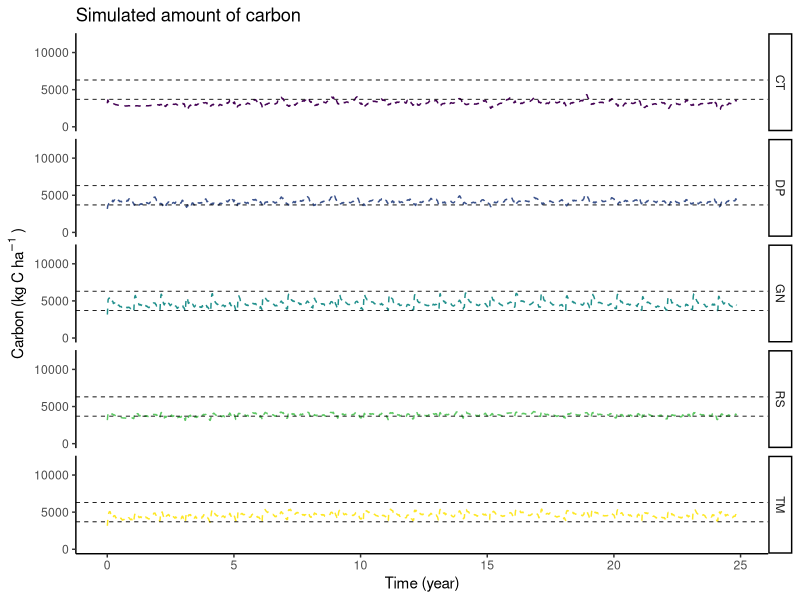

Generate this figure with R:
# Remove all variables
rm(list=ls(all = TRUE))
# Clear the console window
cat("\014") 
library("ggplot2")
library("deSolve")


climate<-read.csv("climate_file.csv", sep=";")

################################################################################
# BEGIN SAMM FUNCTION

# Functions that are needed in the model

RateModTempExp <- function(Temp){
  rateMod <- 2^((Temp-20)/10)
  return(rateMod)
}

RateModWater <- function(pF){
  corr_M = 1
  if(pF>=2.5){corr_M = (1.625-pF/4) }
  if(pF>=6.5){corr_M = 0}
  if(pF<=1.5){corr_M=(0.6+0.4 * pF/1.5)}
  if(pF<=0){corr_M=0.6}
  return(corr_M)
}

CUE_CN_LMW <- function(LMW_C,LMW_N,CUE_LMW){
  CUE_Sinsabaugh_linear= (((1E-6+LMW_C)/(LMW_N+1E-10))^(-1)) * 13.4 # Formula  extracted from Campbell 2016
  if(is.nan(CUE_Sinsabaugh_linear)){CUE_Sinsabaugh_linear<-0}
  if(is.na(CUE_Sinsabaugh_linear)){CUE_Sinsabaugh_linear<-0}
  if(CUE_Sinsabaugh_linear>1){CUE_Sinsabaugh_linear=1}
  return(CUE_LMW*CUE_Sinsabaugh_linear)
}




# This is SAMM model v1.0

SAMMv1 <- function(Time, State, Pars, Weather){
  with(as.list(c(State, Pars)),{
    
    ############################################################################
    # Set all external driving variables needed to calculate the flows
    ############################################################################
    
    # For the calculation of leaching
    WC_theta = Weather$Simulated_WC_theta[floor(Time)]
    H2O_content=(WC_theta * simulated_depth * 10000) * 1000 #H2O content in kg/ha
    simulated_leaching_m=Weather$Simulated.leaching..mm.[floor(Time)]	/1000	 # leaching converted from mm to m
    H2O_leached=(simulated_leaching_m) * 10000 * 1000 #H2O leached in kg/ha
    
    # Soil temperature and moisture
    temperature=Weather$mean_temp_7.5cm[floor(Time)]
    pF=Weather$pF_from_theta[floor(Time)]
    
    # Calculate the rate modifiers
    corr_F =RateModWater(pF) * RateModTempExp(temperature)
    
    # Calculate the helper variables
    p_LAB = STR_C * pc_STR_LAB/LAB_C # New version - 12.12.2020
    if(p_LAB>1){p_LAB=1	}
    
    a_MIC = max(MIC_C/(K_M_MIC_C+MIC_C),0.05) 
    
    
    
    
    ############################################################################
    # Computing the Carbon flows between pools
    ############################################################################    
    
    STR_C_to_CO2 = STR_C * k_STR * a_MIC * (1-CUE_STR) * corr_F 
    
    STR_C_to_LMW_C = STR_C * k_STR * a_MIC * (CUE_STR) * corr_F
    
    LAB_C_to_CO2 = LAB_C * k_LAB * (1-p_LAB) * a_MIC * (1-CUE_LAB) * corr_F 
    
    LAB_C_to_LMW_C = LAB_C * k_LAB * a_MIC * (1-p_LAB) * (CUE_LAB) * corr_F 
    
    LMW_C_to_CO2 = mu_max * LMW_C * a_MIC * (1-CUE_CN_LMW(LMW_C,LMW_N,CUE_LMW)) * corr_F 
    
    LMW_C_to_MIC_C = mu_max * LMW_C * a_MIC * CUE_CN_LMW(LMW_C,LMW_N,CUE_LMW) * corr_F
    
    STR_C_to_AggSTR_C = min((LMW_C_to_MIC_C+NonMicAgg) * aggfactSTR_C,STR_C) 
    
    LAB_C_to_AggLAB_C = min(STR_C_to_AggSTR_C * pc_STR_LAB,LAB_C)
    
    MAO_C_to_AggMAO_C = min((LMW_C_to_MIC_C+NonMicAgg) * aggfactMAO_C,MAO_C) 
    
    AggSTR_C_to_STR_C = AggSTR_C * kAgg * corr_F
    
    AggLAB_C_to_LAB_C = AggLAB_C * kAgg * corr_F
    
    AggMAO_C_to_MAO_C = AggMAO_C  * kAgg * corr_F
    
    MIC_C_to_CO2 = MIC_C * m_MIC * corr_F
    
    MIC_C_to_MAO_C= f_MICMAOM * MIC_C * k_MIC * corr_F
    
    MIC_C_to_LMW_C= (1-f_MICMAOM) * MIC_C * k_MIC * corr_F
    
    MAO_C_to_LMW_C= MAO_C * k_MAO * a_MIC * corr_F  
    
    
    # leaching from external driver (HYDRUS 1D)
    H2O_LMW_C_concentration=(LMW_C)/H2O_content
    
    LMW_C_leaching= H2O_leached * H2O_LMW_C_concentration
    
    if (LMW_C_leaching>(LMW_C * 0.95)){
      LMW_C_leaching= LMW_C * 0.95	#not more than 95% can be leached
    }
    
    LMW_C_to_MAO_C = LMW_C * K_LMW_MAO * (MAO_C_max-MAO_C)/MAO_C_max * corr_F 
    #MAO_C_to_LMW_CDesorption = MAO_C * KMaoc_to_DocDesorption * (MAO_C/MAO_C_max) * corr_F 
    MAO_C_to_LMW_CDesorption = 0 # Deactivated desorption for now, to reduce equifinality and it is essentially the same as MAO_C_to_LMW_C
    
    
    
    ############################################################################
    # Computing changes in pool sizes dP/dt for Carbon
    ############################################################################  
    
    dSTR_C = -STR_C_to_LMW_C -STR_C_to_CO2 -STR_C_to_AggSTR_C +AggSTR_C_to_STR_C
    
    dLAB_C = -LAB_C_to_LMW_C -LAB_C_to_CO2 -LAB_C_to_AggLAB_C +AggLAB_C_to_LAB_C
    
    dLMW_C = +STR_C_to_LMW_C +LAB_C_to_LMW_C +MIC_C_to_LMW_C +MAO_C_to_LMW_C +
      -LMW_C_to_CO2 -LMW_C_to_MIC_C -LMW_C_to_MAO_C +MAO_C_to_LMW_CDesorption -LMW_C_leaching
    
    dMIC_C = +LMW_C_to_MIC_C -MIC_C_to_CO2 -MIC_C_to_MAO_C -MIC_C_to_LMW_C
    
    dMAO_C = +MIC_C_to_MAO_C +LMW_C_to_MAO_C -MAO_C_to_LMW_CDesorption -MAO_C_to_LMW_C -MAO_C_to_AggMAO_C +AggMAO_C_to_MAO_C
    
    dAggSTR_C = +STR_C_to_AggSTR_C -AggSTR_C_to_STR_C
    
    dAggLAB_C = +LAB_C_to_AggLAB_C -AggLAB_C_to_LAB_C
    
    dAggMAO_C = +MAO_C_to_AggMAO_C -AggMAO_C_to_MAO_C
    
    #adding CO2 for mass balance equation
    dCO2 = +MIC_C_to_CO2 +LMW_C_to_CO2 +LAB_C_to_CO2 +STR_C_to_CO2
    
    dLeachC = +LMW_C_leaching
    
    
    ############################################################################
    # Computing the Nitrogen flows between pools
    ############################################################################
    
    LAB_N_to_LMW_N = LAB_N * k_LAB * a_MIC * (1-p_LAB) * corr_F		
    if (LAB_N_to_LMW_N<0){LAB_N_to_LMW_N= 0}
    
    LMW_N_to_Mic_N = mu_max * LMW_N * a_MIC * corr_F		
    
    MIC_N_to_MAO_N =  f_MICMAOM * MIC_N * k_MIC * corr_F 
    
    MIC_N_to_LMW_N = (1-f_MICMAOM) * MIC_N * k_MIC * corr_F 
    
    MAO_N_to_LMW_N = MAO_N * k_MAO * a_MIC * corr_F 
    
    LMW_N_to_MAO_N = LMW_C_to_MAO_C * (LMW_N/LMW_C)
    
    MAO_to_LMW_NDesorption = MAO_C_to_LMW_CDesorption * (MAO_N/MAO_C) # Desorped at same rate, atm 0
    
    LAB_N_to_AggLAB_N = LAB_C_to_AggLAB_C * (LAB_N/LAB_C)
    
    MAO_N_to_AggMAO_N = MAO_C_to_AggMAO_C * (MAO_N/MAO_C)
    
    AggLAB_N_to_LAB_N = AggLAB_N * kAgg * corr_F
    
    AggMAO_N_to_MAO_N = AggMAO_N * kAgg * corr_F
    
    
    
    H2O_LMW_N_concentration=(LMW_N)/H2O_content
    LMW_N_leaching= H2O_leached * H2O_LMW_N_concentration
    if (LMW_N_leaching>(LMW_N * 0.95)){
      LMW_N_leaching= LMW_N * 0.95	#not more than 95% can be leached
    }
    
    
    # Calculate LMW_N release and immobilization    
    MicLMW_NRelease = 0
    MIC_CN= (MIC_C+1E-10)/(MIC_N+1E-11)
    if (MIC_CN<MicMinCN){
      MicLMW_NRelease=0.5 * (MIC_N-(MIC_C/MicMinCN)) 
    }
    
    MicLMW_NImmobilization = 0
    max_MicLMW_NImmobilization = LMW_N * 0.5
    LMW_N_need = (MIC_C/MicMaxCN)-MIC_N
    if (LMW_N_need>0){
      MicLMW_NImmobilization= max_MicLMW_NImmobilization      
    }
    if (max_MicLMW_NImmobilization>LMW_N_need){
      MicLMW_NImmobilization = LMW_N_need      
    }
    
    
    
    
    ############################################################################
    # Computing changes in pool sizes dP/dt for Nitrogen
    ############################################################################
    dLAB_N = -LAB_N_to_LMW_N -LAB_N_to_AggLAB_N +AggLAB_N_to_LAB_N
    dLMW_N = +LAB_N_to_LMW_N -LMW_N_to_Mic_N +MIC_N_to_LMW_N +MAO_N_to_LMW_N +MicLMW_NRelease -MicLMW_NImmobilization -LMW_N_to_MAO_N +
      + MAO_to_LMW_NDesorption -LMW_N_leaching
    dMIC_N = +LMW_N_to_Mic_N -MIC_N_to_MAO_N -MIC_N_to_LMW_N -MicLMW_NRelease +MicLMW_NImmobilization
    dMAO_N =  +MIC_N_to_MAO_N +LMW_N_to_MAO_N -MAO_to_LMW_NDesorption -MAO_N_to_LMW_N -MAO_N_to_AggMAO_N +AggMAO_N_to_MAO_N
    
    dAggLAB_N = LAB_N_to_AggLAB_N -AggLAB_N_to_LAB_N
    dAggMAO_N = MAO_N_to_AggMAO_N -AggMAO_N_to_MAO_N
    
    
    
    ############################################################################
    # The change of Litterbag pools for calibration
    ############################################################################
    dLitterBagSTR_C= -LitterBagSTR_C * k_STR * a_MIC * corr_F 
    
    # Calculate the helper variables
    LitterBagSTR_CLAB_CProtection = LitterBagSTR_C * pc_STR_LAB/LitterBagLAB_C # New version - 12.12.2020
    if(LitterBagSTR_CLAB_CProtection>1){LitterBagSTR_CLAB_CProtection=1	}
    
    dLitterBagLAB_C= -LitterBagLAB_C * (1-LitterBagSTR_CLAB_CProtection) * k_LAB * a_MIC * corr_F 
    dLitterBagLAB_N= -LitterBagLAB_N * (1-LitterBagSTR_CLAB_CProtection) * k_LAB * a_MIC * corr_F 
    
    
    
    ############################################################################
    # The application of organic resources
    ############################################################################   
    
    #empty Litterbag pool at end of year to make room for new 
    if(floor(Time) %in% (c(382,759,1125,1490,1874,2231,2596,2961,3323,3688,4049,4414,4779,5144,5509,5874,6240,6605,6970,7335,7702,8068,8432,8797,9162)-13)){
      dLitterBagSTR_C= - LitterBagSTR_C * 0.99999
      dLitterBagLAB_C= - LitterBagLAB_C * 0.99999
      dLitterBagLAB_N= - LitterBagLAB_N * 0.99999
    }
    
    # Add litter at the right dates
    if(floor(Time) %in% c(1,382,759,1125,1490,1874,2231,2596,2961,3323,3688,4049,4414,4779,5144,5509,5874,6240,6605,6970,7335,7702,8068,8432,8797,9162)){
      
      dSTR_C = dSTR_C+LitterC * LitterStructuralPercent
      dLAB_C = dLAB_C+ LitterC * (1-LitterStructuralPercent)
      dLAB_N =dLAB_N+LitterN
      
      dLitterBagSTR_C=dLitterBagSTR_C+LitterC * LitterStructuralPercent
      dLitterBagLAB_C=dLitterBagLAB_C+LitterC * (1-LitterStructuralPercent)
      dLitterBagLAB_N=dLitterBagLAB_N+LitterN
      
    }else{
      
      ############################################################################
      # The mass balance is checked on DaysWhere not residue input occur
      ############################################################################     
      
      if(abs(dSTR_C+dLAB_C+dLMW_C+dMIC_C+dMAO_C+dAggSTR_C+dAggLAB_C+dAggMAO_C+dCO2+dLeachC)>0.001){
        # If the mass balance is not closed, an error message is produced
        print(floor(Time))
        stop("Error: the mass balance C is not closed")
      }
      if(abs(dLAB_N+dLMW_N+dMIC_N+dMAO_N+dAggLAB_N+dAggMAO_N+LMW_N_leaching)>0.001){
        # If the mass balance is not closed, an error message is produced
        print(floor(Time))
        stop("Error: the mass balance N is not closed")
      }
      
    }
    
    
    
    ############################################################################
    # The addition of daily C is done
    ############################################################################   
    
    if ((floor(Time)  > 1)){
      dSTR_C = dSTR_C + Daily_Litter_C * Daily_LitterSTR_C
      dLAB_C = dLAB_C + Daily_Litter_C * (1-Daily_LitterSTR_C)
      dLAB_N = dLAB_N + (Daily_Litter_C/Daily_Litter_CN)
    }
    
    
    return(list(c(dSTR_C,
                  dLAB_C,
                  dLMW_C,
                  dMIC_C,
                  dMAO_C,
                  dAggSTR_C,
                  dAggLAB_C,
                  dAggMAO_C,
                  dLAB_N,
                  dLMW_N,
                  dMIC_N,
                  dMAO_N,
                  dAggLAB_N,
                  dAggMAO_N,
                  dLitterBagSTR_C,
                  dLitterBagLAB_C,
                  dLitterBagLAB_N
    )))
  })
}



################################################################################
# END SAMM FUNCTION













# --------------------------
# The parameters are defined
# --------------------------
parameters <- c(
  
  # [Turnover Rates]
  k_STR	= 0.0031,	  # Depolimerisation of Structural litter (d-1 kgC-1)
  k_LAB	= 0.0366,	    # Depolimerisation of Metabolic litter (d-1 kgC-1)
  k_MIC	= 0.007,	          # Microbial death respiration	(d-1)
  k_MAO =	0.0041,	            # MAOM decompositions rate (d-1)
  mu_max	= 0.337,        # Maximum daily uptake by microbes	(d-1 kgC-1) from WANG 2013 MEND MODEL
  kAgg =	0.0323,               #	kAgg decomposition rate (d-1)
  K_M_MIC_C	= 66.8,               #	MIC halt saturation constent (kgC ha-1) estimated half saturation constant
  m_MIC =	0.00064,    # Microbial maintainance respiration	(d-1)
  K_LMW_MAO = 0.018,
  c_SORP = 0.049, # new value based on Georgiou et al. (2025) for 1:1 clay minerals
  
  
  # [CUEs]		
  CUE_STR =	0.65,	
  CUE_LAB	= 0.73,	
  CUE_LMW	= 0.6,	
  
  #[other parameters]		
  MicMinCN = 5.72,
  MicMaxCN = 7.77,
  f_MICMAOM	= 0.21,	
  #BiAC_release_per_growth	= 0.01,	
  pc_STR_LAB	= 2.54,	 # (g g-1)
  aggfactSTR_C = 1.16,                                # (g C g-1)
  aggfactMAO_C =	1.57,	                             # (g C g-1)
  NonMicAgg = 32.5, # in equivalent of soil mic growth in kg C /ha
  #PolyphenolProtectionCapacity= 1,	                   # (g N/g C)
  Daily_Litter_C =	2.28,	                               # kgC ha-1 d-1
  Daily_Litter_CN	= 142.9,	                               # kgC ha-1 d-1
  Daily_LitterSTR_C	= 0.16,	                 # kgC ha-1 d-1

  #KMaoc_to_DocDesorption = 0.001,

  
  #[Added litter values]	# Groundnut	
  LitterC	= 3880,	#kg C/ha
  LitterN	= 228,	#kg N/ha
  LitterStructuralPercent	= 0.13,	#g/g
  PercentPolyphenolsStructural = 0.16,#	g/g
  
  
  #[General values]		
  LitterInAggregateStart = 1400,	# 	kg C/ha 
  InitialSystemC = 4900,		# kg C/ha
  si_cl = 0.176,		# g/g
  
  bulk_density = 1.45,	#t/m^3
  simulated_depth	= 0.15,	#m
  MAO_C_max = NA
)



# ---------------------------------------
# The initial size of the state variables
# ---------------------------------------

yini = c(
  STR_C =	NA,	#kg C/ha
  LAB_C = NA,	#kg C/ha
  LMW_C = 100,	#"kg C/ha	"
  MIC_C = 100,		# kg C/ha
  MAO_C = 1665-575,	# 	kg C/ha
  
  AggSTR_C =	1400 * 0.1 ,	#kg C/ha
  AggLAB_C = 1400 * 0.9 ,	#kg C/ha
  AggMAO_C = 575,	# 	kg C/ha
  
  #[Start values N]		
  LAB_N = NA,#	kg N/ha
  LMW_N	= 5,	#kg N/ha
  MIC_N	= 10,	#kg N/ha
  MAO_N =	NA,	#kg N/ha
  AggLAB_N =	NA ,	#kg C/ha
  AggMAO_N = NA,	# 	kg C/ha
  
  
  # # [LitterBAGValues subtract]	
  LitterBagSTR_C = 0.1,
  LitterBagLAB_C = 0.1,
  LitterBagLAB_N = 0.01
  #LitterBagSTR_Cy2 = 0.1,
  #LitterBagLAB_Cy2 = 0.1,
  #LitterBagLAB_Ny2 = 0.01
  
)

# Calculate start values for pools where it depends on parameter values
InitialLitterC = parameters["InitialSystemC"]-yini["LMW_C"]-yini["MIC_C"]-yini["MAO_C"]-yini["AggMAO_C"]-yini["AggSTR_C"]-yini["AggLAB_C"]
yini["STR_C"] = InitialLitterC  *  parameters["Daily_LitterSTR_C"]
yini["LAB_C"] = InitialLitterC - yini["STR_C"]
yini["LAB_N"] = yini["LAB_C"]/ parameters["Daily_Litter_CN"]
yini["MAO_N"] = yini["MAO_C"]/9 

yini["AggLAB_N"] = yini["AggLAB_C"]/ parameters["Daily_Litter_CN"]
yini["AggMAO_N"] = yini["AggMAO_C"]/9 

yini



# Corrected equation for MAO_C_max
parameters["MAO_C_max"]=as.double(parameters["simulated_depth"]) * (parameters["bulk_density"]*1000 * 10000)* as.double((parameters["si_cl"]))* as.double((parameters["c_SORP"]))




# --------------------------------------
# The times at which output is requested
# --------------------------------------
times <- seq(1,9070,1)



# Plot SOC only the day before residue application
TimesBeforeApplying <-(c(1,382,759,1125,1490,1874,2231,2596,2961,3323,3688,4049,4414,4779,5144,5509,5874,6240,6605,6970,7335,7702,8068,8432,8797,9162))



for(i in 1:1){

  parsGN<-parameters
  
  parsCT<-parameters
  parsCT["LitterC"] = 0
  parsCT["LitterN"] = 0
  parsCT["LitterStructuralPercent"] = 0
  parsCT["PercentPolyphenolsStructural"] = 0
  
  parsDP<-parameters
  parsDP["LitterC"] = 4530
  parsDP["LitterN"] = 57
  parsDP["LitterStructuralPercent"] = 0.32
  parsDP["PercentPolyphenolsStructural"] = 0.27
  
  parsRS<-parameters
  parsRS["LitterC"] = 3670
  parsRS["LitterN"] = 47
  parsRS["LitterStructuralPercent"] = 0.06
  parsRS["PercentPolyphenolsStructural"] = 0.18
  
  parsTM<-parameters
  parsTM["LitterC"] = 4300
  parsTM["LitterN"] = 136
  parsTM["LitterStructuralPercent"] = 0.17
  parsTM["PercentPolyphenolsStructural"] = 0.25
}


ST1<-Sys.time()
outCT <- as.data.frame(rk4(func = SAMMv1, y = yini, parms = parsCT, times = times, Weather = climate));outCT$TRT<-"CT"
outDP <- as.data.frame(rk4(func = SAMMv1, y = yini, parms = parsDP, times = times, Weather = climate));outDP$TRT<-"DP"
outGN <- as.data.frame(rk4(func = SAMMv1, y = yini, parms = parsGN, times = times, Weather = climate));outGN$TRT<-"GN"
outRS <- as.data.frame(rk4(func = SAMMv1, y = yini, parms = parsRS, times = times, Weather = climate));outRS$TRT<-"RS"
outTM <- as.data.frame(rk4(func = SAMMv1, y = yini, parms = parsTM, times = times, Weather = climate));outTM$TRT<-"TM"
outComb<-rbind(outCT,outDP,outGN,outRS,outTM)
print(Sys.time()-ST1)


outComb$AgC<- outComb$AggSTR_C+
  outComb$AggLAB_C+
  outComb$AggMAO_C

outComb$C_N<-(outComb$LMW_C+outComb$MIC_C+outComb$MAO_C+outComb$AggSTR_C+outComb$AggLAB_C+outComb$AggMAO_C+outComb$STR_C+outComb$LAB_C)/
  (outComb$LMW_N+outComb$MIC_N+outComb$MAO_N+outComb$AggLAB_N+outComb$AggMAO_N+outComb$LAB_N)


outComb$AggMAO_C

ggplot() +
  geom_line(data = outComb, aes(x = time/365, y = MIC_C+MAO_C+AggSTR_C+AggLAB_C+AggMAO_C, color = TRT), linetype="dashed") +
  labs(title="Simulated amount of carbon",
       y=expression(paste("Carbon (kg C ha"^{-1}~")")),
       x="Time (year)") +
  theme_classic() +
  coord_cartesian(ylim = c(0, NA))+
  facet_grid(TRT~.)+
  theme(legend.position="NONE", legend.text = element_text(size=10),
        legend.background = element_rect(colour = "black", linetype = "solid"))+
  geom_hline(yintercept=3700,linetype="dashed",size=0.3)+
  geom_hline(yintercept=6300,linetype="dashed",size=0.3)+
  scale_y_continuous(limits = c(0,12000),breaks=c(0,5000,10000))+
  scale_color_viridis_d()
